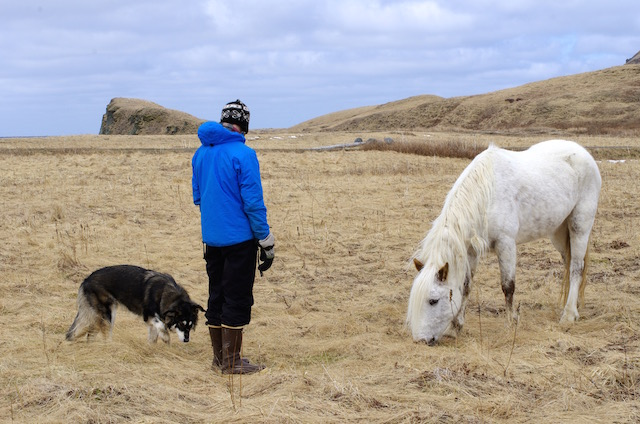
#> input picture data/person.jpg, 640 x 424 px
$ python edged.py ../data/person.jpg
#> lines starting #> are read from the running program, lines starting #| are printed output that depends on the picture; after the words box and inside, x2 and y2 are one past the last pixel; in counts of white or black regions, pixels touching at a corner belong together
#!/usr/bin/env python3
import argparse
import cv2

parser = argparse.ArgumentParser()
parser.add_argument("image_file", type=str)
args = parser.parse_args()


#thanks!
#https://qiita.com/shoku-pan/items/328edcde833307b164f4
#https://qiita.com/shoku-pan/items/07ec25f1d50629fed698

path = args.image_file

img_gray = cv2.imread(path,cv2.IMREAD_GRAYSCALE) # pathは画像を置いている場所を指定
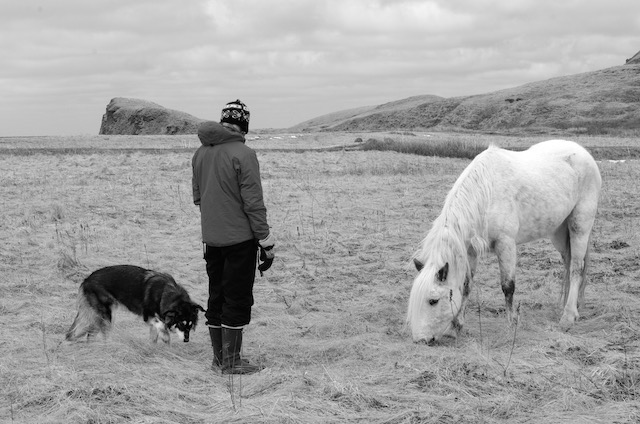
#> img_gray: shape (424, 640); min 0, max 255, mean 161.4
img_canny = cv2.Canny(img_gray, 100, 200)
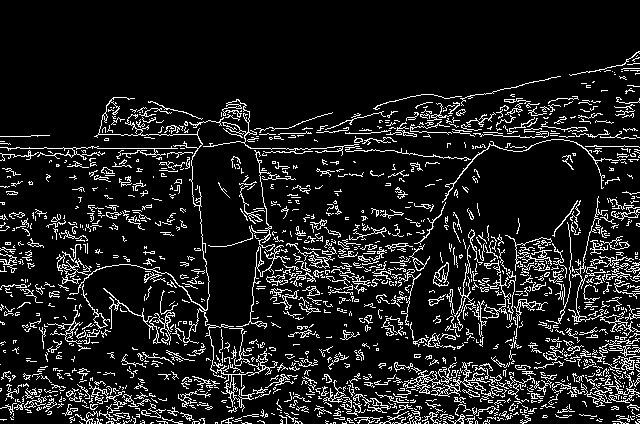
#> img_canny: shape (424, 640); 11.5% white in thin lines or dots, all inside (x1, y1, x2, y2) = (0, 51, 640, 424)
#cv2.imshow("image", img_canny)
#cv2.waitKey(0)
#cv2.destroyAllWindows()

cv2.imwrite("./edged.jpg", img_canny)
